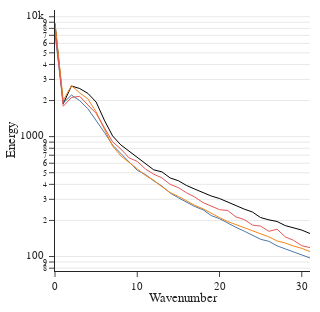

The cell this chart's notebook holds for it:
### Code cell
fig = go.Figure()

type = 'FVM'
show_model_list = ['Dataset', f'{type}_H0_reg', f'{type}_H1_reg', f'{type}_H2_reg']
colors = ['Black', default_colors[0], default_colors[1], default_colors[2]]
names = ['Dataset', 'H<sub>0</sub>', 'H<sub>1</sub>', 'H<sub>2</sub>']

for i, key in enumerate(show_model_list):
    fig.add_trace(go.Scatter(y=models[key]['spectrum'],
                             name=names[i], legendgroup=names[i],
                             mode='lines', line=dict(width=1, color=colors[i])
                             ))
fig.update_layout(
    font=font, template=template, plot_bgcolor='rgba(0,0,0,0)', showlegend=True if type == 'Spectral' else False,
    width=px_width/2, height = px_width/2, margin=dict(l=10, r=10, t=10, b=10),
    xaxis={'title_text':"Wavenumber", 'title_standoff':1, 'showgrid':False}, 
    yaxis={'title_text':"Energy", 'title_standoff':1, 'type':"log", 'showgrid':True},
    legend=dict(
        #itemsizing="constant",   # keep legend markers same size as trace
        x=0.98, y=0.98,
        xanchor="right", yanchor="top",
        orientation='v', tracegroupgap=0,
        bgcolor="rgba(255,255,255,1)",
        bordercolor="black",
        borderwidth=1
    )
)
fig.show()

fig.write_image(f"{figure_path}/MNO_KF500_KE_{type}.pdf")

### Figure 1 — Plotly figure (JSON) as saved in the notebook; plotly's stock layout.template omitted (floating-point values rounded to 4 significant figures)
{"data": [{"legendgroup": "Dataset", "line": {"color": "Black", "width": 1}, "mode": "lines", "name": "Dataset", "type": "scatter", "y": [8777.0, 1878.0, 2646.0, 2520.0, 2296.0, 1944.0, 1372.0, 1014.0, 853.5, 755.1, 680.2, 591.8, 528.6, 508.3, 452.4, 428.9, 391.1, 365.0, 341.6, 319.7, 304.7, 284.2, 268.2, 248.7, 235.2, 211.3, 202.4, 196.0, 181.0, 172.7, 166.3, 155.6]}, {"legendgroup": "H<sub>0</sub>", "line": {"color": "#4C78A8", "width": 1}, "mode": "lines", "name": "H<sub>0</sub>", "type": "scatter", "y": [7209.0, 1908.0, 2223.0, 1997.0, 1709.0, 1369.0, 1085.0, 850.9, 724.4, 610.5, 524.2, 483.1, 428.1, 386.9, 338.9, 309.0, 283.2, 261.1, 245.6, 219.4, 207.0, 189.1, 175.1, 162.9, 149.5, 139.2, 134.0, 122.8, 115.8, 109.0, 104.0, 97.33]}, {"legendgroup": "H<sub>1</sub>", "line": {"color": "#F58518", "width": 1}, "mode": "lines", "name": "H<sub>1</sub>", "type": "scatter", "y": [8859.0, 2002.0, 2658.0, 2319.0, 2064.0, 1608.0, 1156.0, 835.5, 690.7, 614.1, 538.8, 473.7, 432.0, 382.5, 341.5, 317.7, 292.7, 266.9, 250.2, 228.6, 211.3, 195.8, 185.0, 174.2, 164.3, 154.8, 146.0, 134.9, 129.7, 122.4, 117.0, 110.0]}, {"legendgroup": "H<sub>2</sub>", "line": {"color": "#E45756", "width": 1}, "mode": "lines", "name": "H<sub>2</sub>", "type": "scatter", "y": [7885.0, 1794.0, 2120.0, 2171.0, 1836.0, 1564.0, 1189.0, 905.1, 789.5, 665.4, 621.7, 536.5, 486.6, 453.2, 400.3, 375.5, 339.7, 313.5, 281.7, 262.0, 246.1, 241.9, 213.8, 203.7, 183.0, 179.4, 162.3, 169.0, 145.8, 136.6, 123.0, 118.7]}], "layout": {"font": {"family": "Times New Roman", "size": 11}, "height": 312, "legend": {"bgcolor": "rgba(255,255,255,1)", "bordercolor": "black", "borderwidth": 1, "orientation": "v", "tracegroupgap": 0, "x": 0.98, "xanchor": "right", "y": 0.98, "yanchor": "top"}, "margin": {"b": 10, "l": 10, "r": 10, "t": 10}, "plot_bgcolor": "rgba(0,0,0,0)", "showlegend": false, "width": 312, "xaxis": {"showgrid": false, "title": {"standoff": 1, "text": "Wavenumber"}}, "yaxis": {"showgrid": true, "title": {"standoff": 1, "text": "Energy"}, "type": "log"}}}
